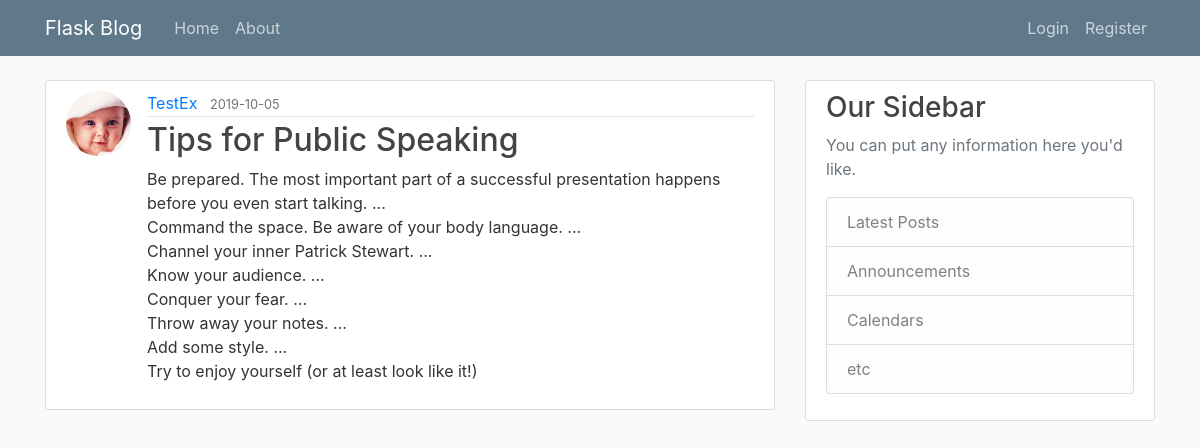
The page /post/12 on the database its author committed.
### flaskblog/models.py (models this page shows, shortened)
class User(db.Model, UserMixin):
    id = db.Column(db.Integer, primary_key=True)
    username = db.Column(db.String(20), unique=True, nullable=False)
    email = db.Column(db.String(120), unique=True, nullable=False)
    image_file = db.Column(db.String(20), nullable=False, default='default.jpg')
    password = db.Column(db.String(60), nullable=False)
    posts = db.relationship('Post', backref='author', lazy=True)

class Post(db.Model):
    id = db.Column(db.Integer, primary_key=True)
    title = db.Column(db.String(100), nullable=False)
    date_posted = db.Column(db.DateTime, nullable=False, default=datetime.utcnow)
    Content = db.Column(db.Text,nullable=False)
    user_id = db.Column(db.Integer, db.ForeignKey('user.id'), nullable=False)

### flaskblog/posts/routes.py (the view)
@posts.route("/post/<int:post_id>")
def post(post_id):
    post = Post.query.get_or_404(post_id)
    return render_template('post.html', title='post.title', post=post)

### flaskblog/templates/post.html (shortened to what this page needs)
{% extends "layout.html" %}
    {% block content %}
        <article class="media content-section">
            <img class="rounded-circle article-img" src="{{ url_for('static', filename='profile_pics/'+ post.author.image_file)}}">
            <div class="media-body">
                <div class="article-metadata">
                  <a class="mr-2" href="{{ url_for('posts.user_posts', username=post.author.username)}}">{{ post.author.username }}</a>
                  <small class="text-muted">{{ post.date_posted.strftime('%Y-%m-%d') }}</small>
                </div>
                <h2 class="article-title">{{ post.title  }}</h2>
                <p class="article-content">{{ post.Content }}</p>
            </div>
        </article>
   {% endblock content %}

### flaskblog/static/main.css (style rules this page uses)
body { background: #fafafa; color: #333333; margin-top: 5rem; }
h1, h2, h3, h4, h5, h6 { color: #444444; }
.content-section { background: #ffffff; padding: 10px 20px; border: 1px solid #dddddd; border-radius: 3px; margin-bottom: 20px; }
.article-title { color: #444444; }
.article-content { white-space: pre-line; }
.article-img { height: 65px; width: 65px; margin-right: 16px; }
.article-metadata { padding-bottom: 1px; margin-bottom: 4px; border-bottom: 1px solid #e3e3e3 }

### rows shown on the page
User: image_file (picture), author.username "TestEx"
Post: date_posted "2019-10-05", title "Tips for Public Speaking", Content "Be prepared. The most important part of a successful presentation happens before you even start talking. ... Command the space. Be aware of your body language. ... Channel your inner Patrick Stewart. ... Know your audience. ... Conquer your fear. ... Throw away your notes. ... Add some style. ... Try to enjoy yourself (or at least look like it!)"
